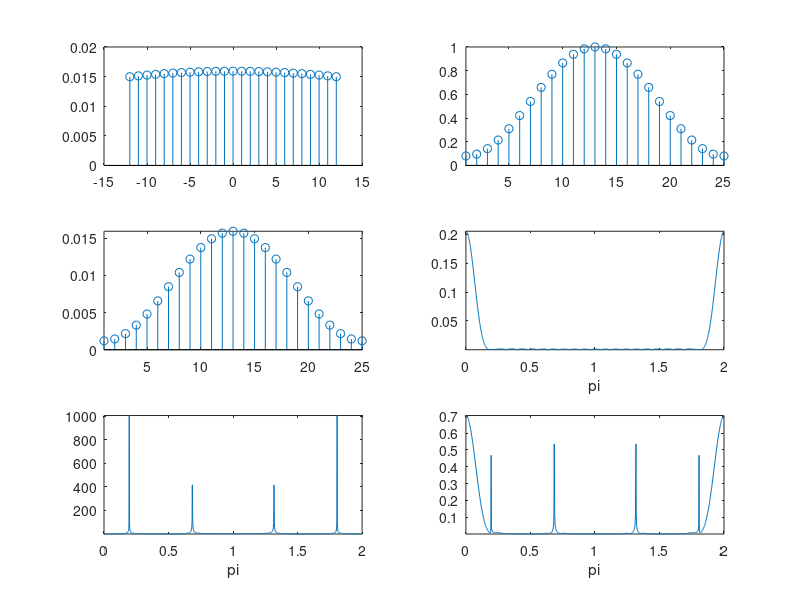

The MATLAB script that drew this image:
close all;clear all;clc;
% ideal low pass filter equation
N=25; % filter length
M=N-1;
w=-M/2:1:M/2;
wc=.05;
hd=zeros(1,N);
for i=1:1:length(hd)
    if(i~=M/2+1)
        hd(i)=sin(wc*((i-1)-(M/2)))/(pi*((i-1)-(M/2)));
    end
    if(i==M/2+1)
        hd(i)=wc/pi;
    end
end
subplot(3,2,1);
stem(w,hd);
% hamming window 
for i=1:1:length(hd)
    wn(i)=0.54-0.46*cos(2*pi*(i-1)/M);
end
subplot(3,2,2)
stem(wn)
axis tight;
% filter * window
h=hd.*wn;
subplot(3,2,3)
stem(h)
axis tight;
% h[n] in frequency domain
H=fft(h,1024);
wh=linspace(0,2*pi,length(H));
subplot(3,2,4)
plot(wh/pi,abs(H));
xlabel('pi');
axis tight;
% create signal 
fs=1000; %sample frequency 1000hz
wx=linspace(0,pi,1024);
for i=1:1:1024
    x(i)=2*sin(wx(i)*200)+sin(wx(i)*700);
end
X=fft(x,1024);
subplot(3,2,5)
plot(wh/pi,abs(X));
xlabel('pi');
axis tight;
% convolution
result=conv(h,x);
Result=fft(result,1024);
subplot(3,2,6)
plot(wh/pi,abs(Result));
xlabel('pi');
axis tight